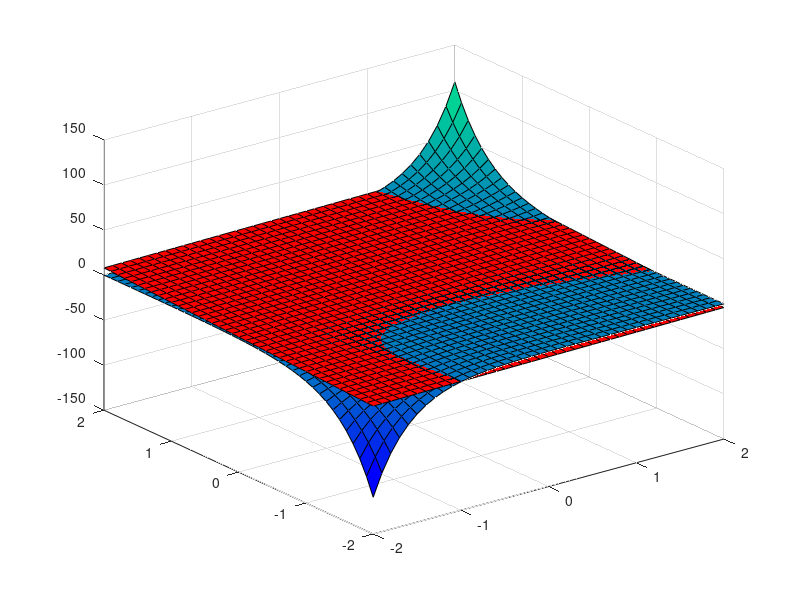

Source code (MATLAB):

[X, Y] = meshgrid(-2:0.1:2,-2:0.1:2);
z = X.*exp(X.*Y);
zApprox = 2 + X + 4*Y;

figure;

surf(X,Y,z);
hold on
surf(X,Y, zApprox, 'FaceColor', 'r');
colormap winter;
